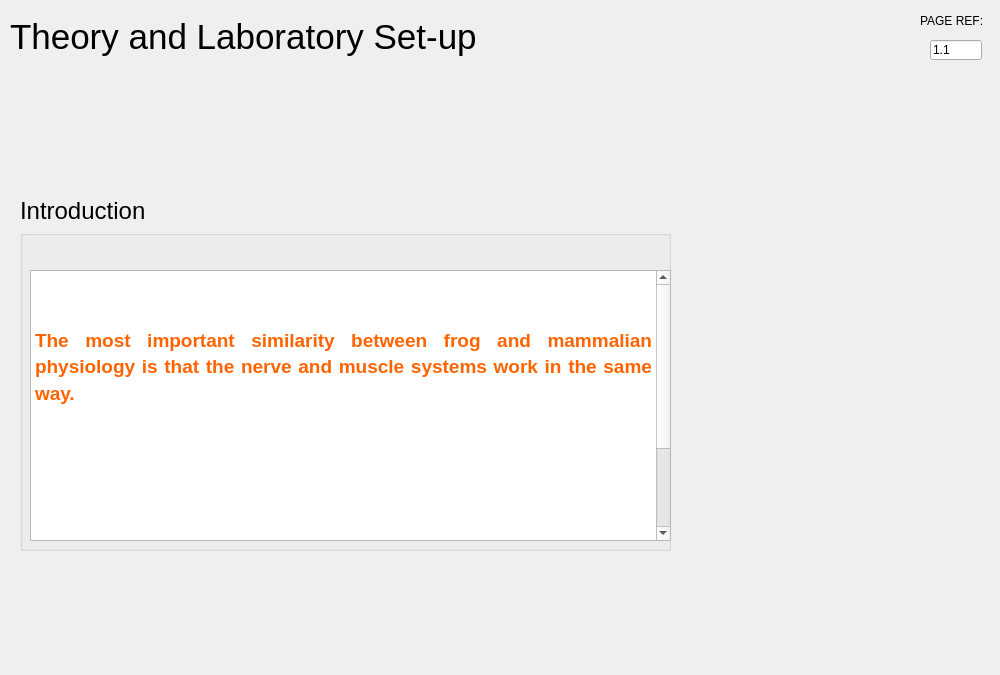
<?xml version="1.0" encoding="UTF-8"?>
<ui version="4.0">
 <class>MainWindow</class>
 <widget class="QMainWindow" name="MainWindow">
  <property name="geometry">
   <rect>
    <x>0</x>
    <y>0</y>
    <width>1000</width>
    <height>675</height>
   </rect>
  </property>
  <property name="windowTitle">
   <string>MainWindow</string>
  </property>
  <widget class="QWidget" name="centralwidget">
   <widget class="QLabel" name="labelTitle">
    <property name="geometry">
     <rect>
      <x>20</x>
      <y>190</y>
      <width>181</width>
      <height>41</height>
     </rect>
    </property>
    <property name="font">
     <font>
      <pointsize>18</pointsize>
     </font>
    </property>
    <property name="text">
     <string>Introduction</string>
    </property>
   </widget>
   <widget class="QLabel" name="label">
    <property name="geometry">
     <rect>
      <x>680</x>
      <y>120</y>
      <width>291</width>
      <height>241</height>
     </rect>
    </property>
    <property name="text">
     <string/>
    </property>
    <property name="pixmap">
     <pixmap>../img/IM1.png</pixmap>
    </property>
    <property name="scaledContents">
     <bool>true</bool>
    </property>
   </widget>
   <widget class="QLabel" name="label_2">
    <property name="geometry">
     <rect>
      <x>680</x>
      <y>380</y>
      <width>291</width>
      <height>251</height>
     </rect>
    </property>
    <property name="text">
     <string/>
    </property>
    <property name="pixmap">
     <pixmap>../img/IM2.png</pixmap>
    </property>
    <property name="scaledContents">
     <bool>true</bool>
    </property>
   </widget>
   <widget class="QGroupBox" name="groupBox">
    <property name="geometry">
     <rect>
      <x>20</x>
      <y>230</y>
      <width>651</width>
      <height>321</height>
     </rect>
    </property>
    <property name="title">
     <string/>
    </property>
    <widget class="QTextBrowser" name="textBrowser">
     <property name="geometry">
      <rect>
       <x>10</x>
       <y>40</y>
       <width>641</width>
       <height>271</height>
      </rect>
     </property>
     <property name="html">
      <string>&lt;!DOCTYPE HTML PUBLIC &quot;-//W3C//DTD HTML 4.0//EN&quot; &quot;http://www.w3.org/TR/REC-html40/strict.dtd&quot;&gt;
&lt;html&gt;&lt;head&gt;&lt;meta name=&quot;qrichtext&quot; content=&quot;1&quot; /&gt;&lt;style type=&quot;text/css&quot;&gt;
p, li { white-space: pre-wrap; }
&lt;/style&gt;&lt;/head&gt;&lt;body style=&quot; font-family:'.AppleSystemUIFont'; font-size:13pt; font-weight:400; font-style:normal;&quot;&gt;
&lt;p align=&quot;justify&quot; style=&quot; margin-top:0px; margin-bottom:0px; margin-left:0px; margin-right:0px; -qt-block-indent:0; text-indent:0px; line-height:120%;&quot;&gt;&lt;a name=&quot;docs-internal-guid-4cbdc23b-7fff-1fb8-3bc5-008f519ad9c3&quot;&gt;&lt;/a&gt;&lt;span style=&quot; font-family:'Calibri,sans-serif'; font-size:14pt; color:#ffffff; background-color:transparent;&quot;&gt;T&lt;/span&gt;&lt;span style=&quot; font-family:'Calibri,sans-serif'; font-size:14pt; color:#ffffff; background-color:transparent;&quot;&gt;he frog used in this Lab is a North American leopard frog, &lt;/span&gt;&lt;span style=&quot; font-family:'Calibri,sans-serif'; font-size:14pt; font-style:italic; color:#ffffff; background-color:transparent;&quot;&gt;Rana pipiens,&lt;/span&gt;&lt;span style=&quot; font-family:'Calibri,sans-serif'; font-size:14pt; color:#ffffff; background-color:transparent;&quot;&gt; which is slightly larger than the common frog, &lt;/span&gt;&lt;span style=&quot; font-family:'Calibri,sans-serif'; font-size:14pt; font-style:italic; color:#ffffff; background-color:transparent;&quot;&gt;Rana temporaria&lt;/span&gt;&lt;span style=&quot; font-family:'Calibri,sans-serif'; font-size:14pt; color:#ffffff; background-color:transparent;&quot;&gt;.&lt;/span&gt;&lt;/p&gt;
&lt;p align=&quot;justify&quot; style=&quot; margin-top:0px; margin-bottom:0px; margin-left:0px; margin-right:0px; -qt-block-indent:0; text-indent:0px; line-height:120%;&quot;&gt;&lt;span style=&quot; font-family:'Calibri,sans-serif'; font-size:14pt; font-weight:600; color:#ff6400; background-color:transparent;&quot;&gt;The most important similarity between frog and mammalian physiology is that the nerve and muscle systems work in the same way. &lt;/span&gt;&lt;/p&gt;
&lt;p align=&quot;justify&quot; style=&quot; margin-top:0px; margin-bottom:0px; margin-left:0px; margin-right:0px; -qt-block-indent:0; text-indent:0px;&quot;&gt;&lt;span style=&quot; font-family:'MS Shell Dlg 2'; font-size:14pt; color:#ffffff;&quot;&gt;&lt;br /&gt;&lt;/span&gt;&lt;/p&gt;
&lt;p align=&quot;justify&quot; style=&quot; margin-top:0px; margin-bottom:0px; margin-left:0px; margin-right:0px; -qt-block-indent:0; text-indent:0px; line-height:120%;&quot;&gt;&lt;span style=&quot; font-family:'Calibri,sans-serif'; font-size:14pt; color:#ffffff; background-color:transparent;&quot;&gt;In order to proceed with the experimentations, the animals must be anesthetized or killed before we can perform experiments on them. In our case, as per usual procedure, the frog is killed by a process called pithing. The frog is stunned by a blow to the head, then a metal probe is inserted at the back of the neck to destroy the brain and spinal cord. The central nervous system has now been destroyed, so the frog can feel no pain. The dissection is performed with care in order to avoid cutting large blood vessels.&lt;/span&gt;&lt;/p&gt;&lt;/body&gt;&lt;/html&gt;</string>
     </property>
    </widget>
   </widget>
   <widget class="QLabel" name="labelCurrentWindow">
    <property name="geometry">
     <rect>
      <x>10</x>
      <y>0</y>
      <width>641</width>
      <height>74</height>
     </rect>
    </property>
    <property name="font">
     <font>
      <pointsize>26</pointsize>
     </font>
    </property>
    <property name="text">
     <string>Theory and Laboratory Set-up</string>
    </property>
   </widget>
   <widget class="QLineEdit" name="lineEdit">
    <property name="geometry">
     <rect>
      <x>930</x>
      <y>40</y>
      <width>52</width>
      <height>20</height>
     </rect>
    </property>
    <property name="sizePolicy">
     <sizepolicy hsizetype="Ignored" vsizetype="Fixed">
      <horstretch>0</horstretch>
      <verstretch>0</verstretch>
     </sizepolicy>
    </property>
    <property name="text">
     <string>1.1</string>
    </property>
    <property name="readOnly">
     <bool>true</bool>
    </property>
   </widget>
   <widget class="QLabel" name="labelPageRef">
    <property name="geometry">
     <rect>
      <x>920</x>
      <y>-2</y>
      <width>71</width>
      <height>46</height>
     </rect>
    </property>
    <property name="sizePolicy">
     <sizepolicy hsizetype="Maximum" vsizetype="Preferred">
      <horstretch>0</horstretch>
      <verstretch>0</verstretch>
     </sizepolicy>
    </property>
    <property name="text">
     <string>PAGE REF:</string>
    </property>
   </widget>
   <widget class="QPushButton" name="pushButtonMenu">
    <property name="geometry">
     <rect>
      <x>913</x>
      <y>720</y>
      <width>75</width>
      <height>23</height>
     </rect>
    </property>
    <property name="sizePolicy">
     <sizepolicy hsizetype="Maximum" vsizetype="Fixed">
      <horstretch>0</horstretch>
      <verstretch>0</verstretch>
     </sizepolicy>
    </property>
    <property name="minimumSize">
     <size>
      <width>50</width>
      <height>20</height>
     </size>
    </property>
    <property name="text">
     <string>MENU</string>
    </property>
   </widget>
   <widget class="QPushButton" name="pushButtonBack">
    <property name="geometry">
     <rect>
      <x>9</x>
      <y>720</y>
      <width>75</width>
      <height>23</height>
     </rect>
    </property>
    <property name="sizePolicy">
     <sizepolicy hsizetype="Maximum" vsizetype="Fixed">
      <horstretch>0</horstretch>
      <verstretch>0</verstretch>
     </sizepolicy>
    </property>
    <property name="text">
     <string>BACK</string>
    </property>
   </widget>
   <widget class="QLabel" name="label_6">
    <property name="geometry">
     <rect>
      <x>826</x>
      <y>707</y>
      <width>81</width>
      <height>49</height>
     </rect>
    </property>
    <property name="sizePolicy">
     <sizepolicy hsizetype="Maximum" vsizetype="Preferred">
      <horstretch>0</horstretch>
      <verstretch>0</verstretch>
     </sizepolicy>
    </property>
    <property name="font">
     <font>
      <pointsize>11</pointsize>
      <weight>75</weight>
      <bold>true</bold>
     </font>
    </property>
    <property name="text">
     <string>PAGE 1 / 4</string>
    </property>
   </widget>
   <widget class="QProgressBar" name="progressBar">
    <property name="geometry">
     <rect>
      <x>171</x>
      <y>721</y>
      <width>649</width>
      <height>21</height>
     </rect>
    </property>
    <property name="sizePolicy">
     <sizepolicy hsizetype="Minimum" vsizetype="Fixed">
      <horstretch>0</horstretch>
      <verstretch>0</verstretch>
     </sizepolicy>
    </property>
    <property name="value">
     <number>1</number>
    </property>
    <property name="textVisible">
     <bool>false</bool>
    </property>
   </widget>
   <widget class="QPushButton" name="pushButtonNext">
    <property name="geometry">
     <rect>
      <x>90</x>
      <y>720</y>
      <width>75</width>
      <height>23</height>
     </rect>
    </property>
    <property name="sizePolicy">
     <sizepolicy hsizetype="Maximum" vsizetype="Fixed">
      <horstretch>0</horstretch>
      <verstretch>0</verstretch>
     </sizepolicy>
    </property>
    <property name="text">
     <string>NEXT</string>
    </property>
   </widget>
  </widget>
 </widget>
 <resources>
  <include location="../resources.qrc"/>
 </resources>
 <connections/>
</ui>
